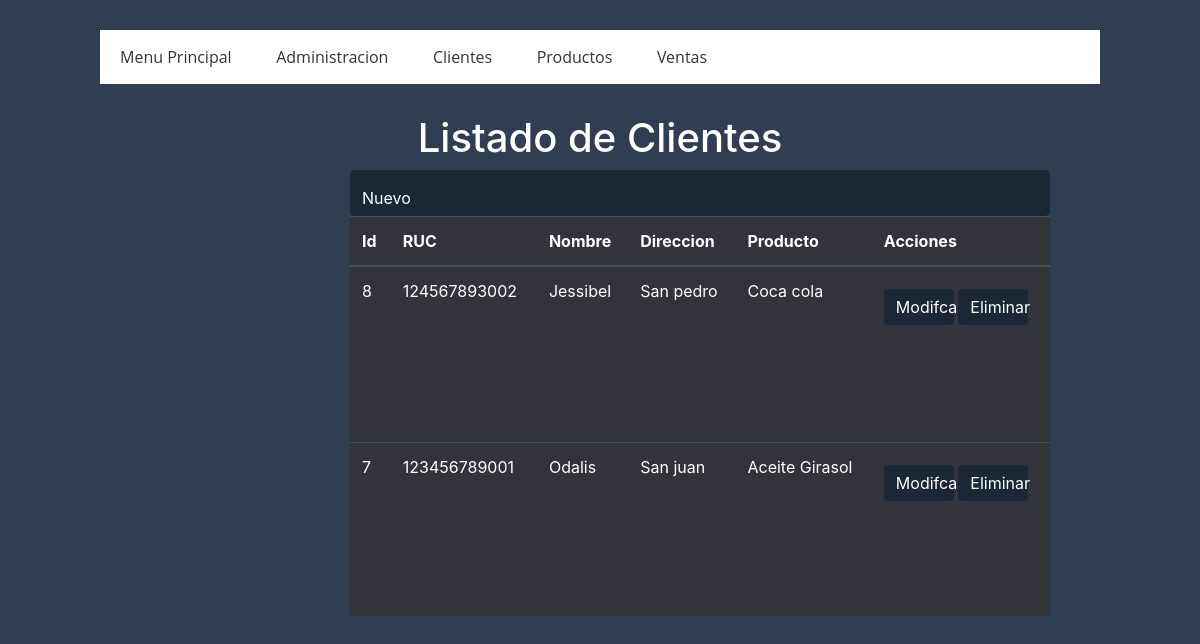
The page /listarcliente/ on the database its author committed.
### app/models.py (models this page shows, shortened)
class Cliente(models.Model):
    ruc = models.CharField(max_length=13)
    nombre = models.CharField(max_length=300)
    direccion = models.TextField(blank=True, null=True)
    producto = models.ManyToManyField(Producto)
    class Meta:
        verbose_name= 'Cliente'
        verbose_name_plural= 'Clientes'
        ordering= ['nombre']

class Producto(models.Model):
    descripcion = models.CharField(max_length=100)
    precio = models.FloatField(default=0)
    stock = models.FloatField(default=0)
    iva = models.BooleanField(default=True)
    class Meta:
        verbose_name= 'Producto'
        verbose_name_plural= 'Productos'
        ordering= ['descripcion']
    def __str__(self):
        return self.descripcion

### app/views.py (the view)
# urls.py: path('listarcliente/', listarCliente, name='listarcliente'),
def listarCliente(request):
    cliente = Cliente.objects.all()
    opc = {'Menu': 'Menu Principal',
                'Producto': 'Productos','Cliente': 'Clientes','Factura':'Facturas','DetalleF':'Detalle de Factura','Venta': 'Ventas', 'clientes': cliente}
    return render(request, 'listar_cliente.html', opc)

### templates/listar_cliente.html (shortened to what this page needs)
<!DOCTYPE html>
<html lang="en">
<head>
    {% load static %}
    <link href="{% static 'bootstrap/css/bootstrap.min.css' %}" rel="stylesheet">
    <link rel="stylesheet" href="{% static 'bootstrap/css/diseñolistar.css' %}">
</head>
<body>
    <header>
        <nav class="navegacion">
          <ul class="menu">
            <li><a href="/">{{Menu}}</a></li>
            <li><a href="/admin">Administracion</a></li>
            <li><a href="/cliente"> {{Cliente}}</a></li>
            <li><a href="/producto">{{Producto}}</a></li>
            <li><a href="/listarventas">{{Venta}}</a></li>
          </ul>
        </nav>
      </header>
    <h1>Listado de {{Cliente}}</h1>
    <table class="table table-hover table-dark">
        <thead>
            <tr>
                <th>Id</th>
                <th>RUC</th>
                <th>Nombre</th>
                <th>Direccion</th>
                <th>Producto</th>
                <th>Acciones</th>
            </tr>
        </thead>
        <nav class="linea">
            <l1><a class="btn btn-primary" href="{% url 'cliente' %}">Nuevo</a></l1>
         </nav>
        <body>
            {% for cliente in clientes %}
            <tr>
                <td>{{ cliente.id }}</td>
                <td>{{ cliente.ruc }}</td>
                <td>{{ cliente.nombre }}</td>
                <td>{{ cliente.direccion }}</td>
                <td>
                    {{ cliente.producto.all|join:", " }}
            </td>
                <td>
                    <ul>
                        <l1><a class="btn btn-primary" href="{% url 'editarcliente' cliente.id %}">Modifcar</a></l1>
                        <l1><a class="btn btn-primary" href="{% url 'eliminarcliente' cliente.id %}">Eliminar</a></l1>
                    </ul>
                </td>
            </tr>
            {% endfor %}
        </body>
    </table>
</body>
</html>

### rows shown on the page
Cliente: id "8", ruc "124567893002", nombre "Jessibel", direccion "San pedro", producto.all "Coca cola"
Cliente: id "7", ruc "123456789001", nombre "Odalis", direccion "San juan", producto.all "Aceite Girasol"

### other values the page prints
{{ Menu }} "Menu Principal"
{{ Cliente }} "Clientes"
{{ Producto }} "Productos"
{{ Venta }} "Ventas"
